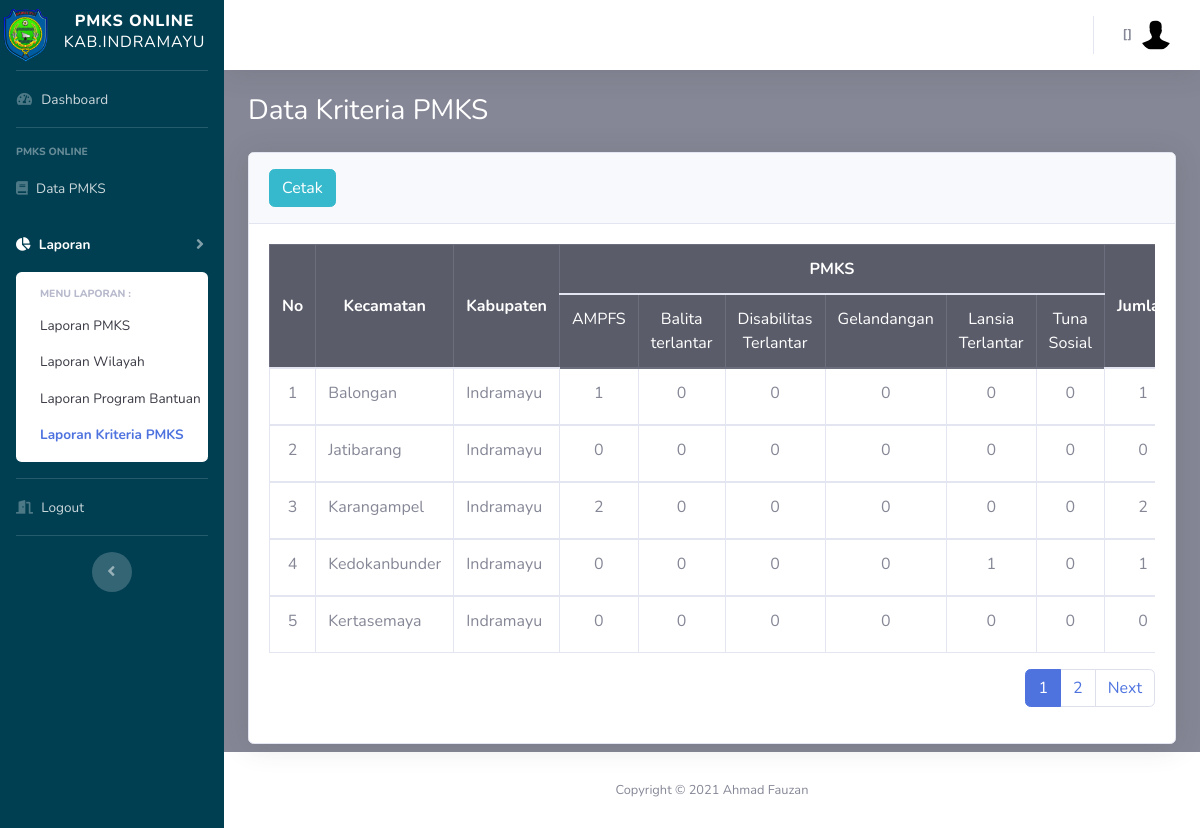
Page /pegawai/laporan_krt.php on the committed database.
### tables this page shows
CREATE TABLE `kat_pmks` (
  `id_kat_pmks` int(10) NOT NULL,
  `nm_kat` varchar(25) NOT NULL,
  `is_delete` int(11) NOT NULL,
  `row_edit` int(11) NOT NULL,
  `creator` int(11) NOT NULL,
  `time_input` datetime NOT NULL DEFAULT CURRENT_TIMESTAMP
);

CREATE TABLE `kecamatan` (
  `id_kec` int(11) NOT NULL,
  `nm_kec` varchar(20) NOT NULL,
  `is_delete` int(11) NOT NULL,
  `row_edit` int(11) NOT NULL,
  `creator` int(11) NOT NULL,
  `time_input` datetime NOT NULL DEFAULT CURRENT_TIMESTAMP
);

### config.php (called while the page is built, shortened)
<?php
	$database = 'pmks';
?>

### functions.php (called while the page is built, shortened)
<?php
function query($query)
{
	include('config.php');
	$result = mysqli_query($koneksi, $query);
	$rows = [];
	while ($row = mysqli_fetch_assoc($result)) {
		$rows[] = $row;
	}
	return $rows;
}

### pegawai/laporan_krt.php (the view, shortened to what this page needs)
<?php
  $page = "laporan";
  $page1 = "krt";
  include('templetes/sidebar.php');
  include('templetes/topbar.php');
  require_once "../functions.php";
  $jml_DataHalaman = 5;
  $jml_responden = count(query("SELECT * FROM kecamatan WHERE is_delete=1 AND nm_kec!='Tidak Ada'ORDER BY nm_kec ASC"));
  $jml_Halaman = ceil($jml_responden / $jml_DataHalaman);
  $pageAktif = (isset($_GET["page"]) ) ? $_GET["page"] : 1;
  $awaldata = ( $jml_DataHalaman * $pageAktif ) - $jml_DataHalaman;
  $kec=query("SELECT * FROM kecamatan WHERE is_delete=1 AND nm_kec!='Tidak Ada'ORDER BY nm_kec ASC LIMIT $awaldata, $jml_DataHalaman");
?>
        <div class="container-fluid">
          <h1 class="h3 mb-4 text-judul">Data Kriteria PMKS</h1>
              <div class="card shadow mb-2">
                <div class="card-header py-3">
                  <a href="../cetak_krt.php" target="_blank" class="btn btn-info"> Cetak</a>
                </div>
                <?php
                $ktr=query("SELECT * FROM kat_pmks WHERE is_delete=1 ORDER By nm_kat ASC");
                $jml_ktr = count($ktr);
                 ?>
                <div class="card-body">
                <div class="table-responsive">
                <table class="table table-bordered" width="100%" cellspacing="0">
                  <thead class="table-dark">
                    <tr>
                      <th rowspan="2" style="text-align: center;vertical-align: middle;"class="text-center">No</th>
                      <th rowspan="2" style="text-align: center;vertical-align: middle;"class="text-center">Kecamatan</th>
                      <th rowspan="2" style="text-align: center;vertical-align: middle;"class="text-center">Kabupaten</th>
                      <th colspan="<?=$jml_ktr ?>" style="text-align: center;vertical-align: middle;"class="text-center">PMKS</th>
                      <th rowspan="2" style="text-align: center;vertical-align: middle;"class="text-center">Jumlah</th>
                    </tr>
                    <tr>
                      <?php foreach ($ktr as $row1):?>
                        <td class="text-center"><?=$row1['nm_kat'] ?></td>
                      <?php endforeach; ?>
                    </tr>
                  </thead>
                  <?php $i=$awaldata+1;
                  foreach ($kec as $row):
                      $id_kec = $row['id_kec'];
                  ?>
                    <tbody>
                      <tr>
                        <td class="text-center"><?=$i;?></td>
                        <td class="text-left"><?=$row['nm_kec'];?></td>
                        <td class="text-left">Indramayu</td>
                       <?php
                          foreach ($ktr as $row2):
                           $id_kat = $row2['id_kat_pmks'];
                           $result = query("SELECT a.*,b.*,c.* FROM pmks a
                                                 INNER JOIN kecamatan b USING (id_kec)
                                                 INNER JOIN kat_pmks c USING (id_kat_pmks)
                                                 WHERE a.is_delete=1
                                                 AND b.id_kec = $id_kec AND c.id_kat_pmks = $id_kat");
                           $jml =count($result);
                          ?>
                        <td class="text-center"><?=$jml ?></td>
                      <?php endforeach; ?>
                        <?php
                          $result_tot = query("SELECT a.*,b.*,c.* FROM pmks a
                                                 INNER JOIN kecamatan b USING (id_kec)
                                                 INNER JOIN kat_pmks c USING (id_kat_pmks)
                                                 WHERE a.is_delete=1
                                                 AND b.id_kec = $id_kec");
                          $jml_tot =count($result_tot);
                         ?>
                        <td class="text-center"><?=$jml_tot ?></td>
                      </tr>
                      <?php $i++;?>
                    <?php endforeach; ?>
                  </tbody>
                </table>
                <nav aria-label="Page navigation example">
                  <ul class="pagination float-right">
                    <?php for ($i=1; $i <= $jml_Halaman; $i++) : ?>
                      <?php if ($i == $pageAktif) : ?>
                        <li class="page-item active"><a class="page-link" href="?page=<?=$i; ?>"><?=$i; ?></a></li>
                        <?php else : ?>
                          <li class="page-item"><a class="page-link" href="?page=<?=$i; ?>"><?=$i; ?></a></li>
                        <?php endif; ?>
                      <?php endfor; ?>
                      <?php if ($pageAktif < $jml_Halaman) : ?>
                        <li class="page-item"><a class="page-link" href="?page=<?=$pageAktif+1; ?>">Next</a></li>
                      <?php endif; ?>
                    </ul>
                  </nav>
                </div>
              </div>
            </div>
        </div>
      </div>
<?php include('templetes/footer.php');?>

### pegawai/templetes/sidebar.php (shortened to what this page needs)
<!DOCTYPE html>
<html lang="en">
<head>
  <link href="../assets/vendor/fontawesome-free/css/all.min.css" rel="stylesheet" type="text/css">
  <link href="../assets/css/sb-admin-2.min.css" rel="stylesheet">
  <link href="../assets/css/mycss.css" rel="stylesheet">
  <link href="../assets/vendor/datatables/dataTables.bootstrap4.css" rel="stylesheet">
  <link href="../assets/vendor/datatables/dataTables.bootstrap4.min.css" rel="stylesheet">
</head>
<body id="page-top">
  <div id="wrapper" id="menu">
    <ul class="navbar-nav sidebar sidebar-dark accordion" id="accordionSidebar" style="background-color:#003e51">
      <a class="sidebar-brand d-flex align-items-center justify-content-center" href="index.php">
        <div>
          <img class="size" src="../assets/img/pmks.png">
        </div>
        <div class="sidebar-brand-text mx-3">PMKS ONLINE <h6>Kab.Indramayu</h6></div>
      </a>
      <hr class="sidebar-divider my-0">
      <li <?php if($page == "index") {
                echo "class='nav-item active' ";
            } else {
                echo "class='nav-item' ";
            } ?> >
        <a class="nav-link" href="index.php">
          <i class="fas fa-fw fa-tachometer-alt"></i>
          <span>Dashboard</span></a>
      </li>
      <hr class="sidebar-divider">
      <div class="sidebar-heading">
        PMKS Online
      </div>
      <li <?php if($page == "pmks") {
                echo "class='nav-item active' ";
            } else {
                echo "class='nav-item' ";
            } ?> >
        <a class="nav-link" href="pmks.php" >
          <i class="fas fa-book"></i>
          <span>Data PMKS</span>
        </a>
      </li>
     <li <?php if($page == "laporan") {
                echo "class='nav-item active' ";
            } else {
                echo "class='nav-item' ";
            } ?> >
        <a class="nav-link collapsed" href="#" data-toggle="collapse" data-target="#collapseThree" aria-expanded="true" aria-controls="collapseThree">
          <i class="fas fa-chart-pie"></i>
          <span>Laporan</span>
        </a>
        <div id="collapseThree" <?php if($page == "laporan") {
                echo "class='collapse show' ";
            } else {
                echo "class='collapse' ";
            } ?>
            aria-labelledby="headingTwo" data-parent="#accordionSidebar">
          <div class="bg-white py-2 collapse-inner rounded">
            <h6 class="collapse-header">Menu Laporan :</h6>
            <a <?php if($page == "laporan" AND $page1 == "all") {
              echo "class='collapse-item active' ";
            } else {
              echo "class='collapse-item' ";
            } ?>
            href="laporan.php">Laporan PMKS</a>
            <a <?php if($page == "laporan" AND $page1 == "wil") {
              echo "class='collapse-item active' ";
            } else {
              echo "class='collapse-item' ";
            } ?>
            href="laporan_wil.php">Laporan Wilayah</a>
            <a <?php if($page == "laporan" AND $page1 == "prog") {
              echo "class='collapse-item active' ";
            } else {
              echo "class='collapse-item' ";
            } ?>
            href="laporan_prog.php">Laporan Program Bantuan</a>
            <a <?php if($page == "laporan" AND $page1 == "krt") {
              echo "class='collapse-item active' ";
            } else {
              echo "class='collapse-item' ";
            } ?>
            href="laporan_krt.php">Laporan Kriteria PMKS</a>
          </div>
        </div>
      </li>
      <hr class="sidebar-divider my-0">
      <li class="nav-item">
        <a class="nav-link" href="../logout.php" data-toggle="modal" data-target="#logoutModal" >
          <i class="fas fa-door-open"></i>
          <span>Logout</span>
        </a>
      </li>
      <hr class="sidebar-divider d-none d-md-block">
      <div class="text-center d-none d-md-inline">
        <button class="rounded-circle border-0" id="sidebarToggle"></button>
      </div>
    </ul>
    <div id="content-wrapper" class="d-flex flex-column bg-secondary" >
      <div id="content">
        <nav class="navbar navbar-expand navbar-light bg-white topbar mb-4 static-top shadow">

### pegawai/templetes/topbar.php (shortened to what this page needs)
  <ul class="navbar-nav ml-auto">
    <li class="nav-item dropdown no-arrow">
      <a class="nav-link dropdown-toggle" href="#" id="userDropdown" role="button" data-toggle="dropdown" aria-haspopup="true" aria-expanded="false">
        <span class="mr-2 d-none d-lg-inline text-gray-600 small"><b>[<?=$_SESSION['nama_role']?>]</b> <?=$_SESSION['nama']?></span>
        <img class="img-profile rounded-circle" src="../assets/img/default.jpg">
      </a>
    </li>
  </ul>
</nav>

### pegawai/templetes/footer.php (shortened to what this page needs)
      <footer class="footer-responsive sticky-footer bg-white">
        <div class="container my-auto">
          <div class="copyright text-center my-auto">
            <span class="copyright">
                Copyright ©
                 Ahmad Fauzan
              </span>
          </div>
        </div>
      </footer>
    </div>
  </div>
</body>
</html>

### pegawai/templetes/sidebar.php (style rules this page uses)
.size { width: 45px; }
.text-judul { color: #ffffff; }

### rows in the picture
kat_pmks: nm_kat "AMPFS", jml "1", jml "0", jml "2"
kat_pmks: nm_kat "Balita terlantar", jml "0"
kat_pmks: nm_kat "Disabilitas Terlantar", jml "0"
kat_pmks: nm_kat "Gelandangan", jml "0"
kat_pmks: nm_kat "Lansia Terlantar", jml "0", jml "1"
kat_pmks: nm_kat "Tuna Sosial", jml "0"
kecamatan: nm_kec "Balongan", jml_tot "1"
kecamatan: nm_kec "Jatibarang", jml_tot "0"
kecamatan: nm_kec "Karangampel", jml_tot "2"
kecamatan: nm_kec "Kedokanbunder", jml_tot "1"
kecamatan: nm_kec "Kertasemaya", jml_tot "0"
